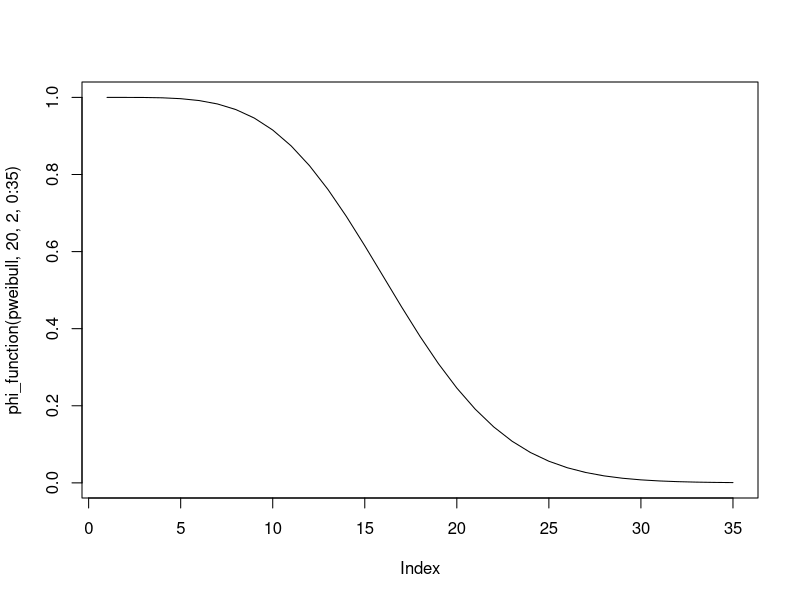
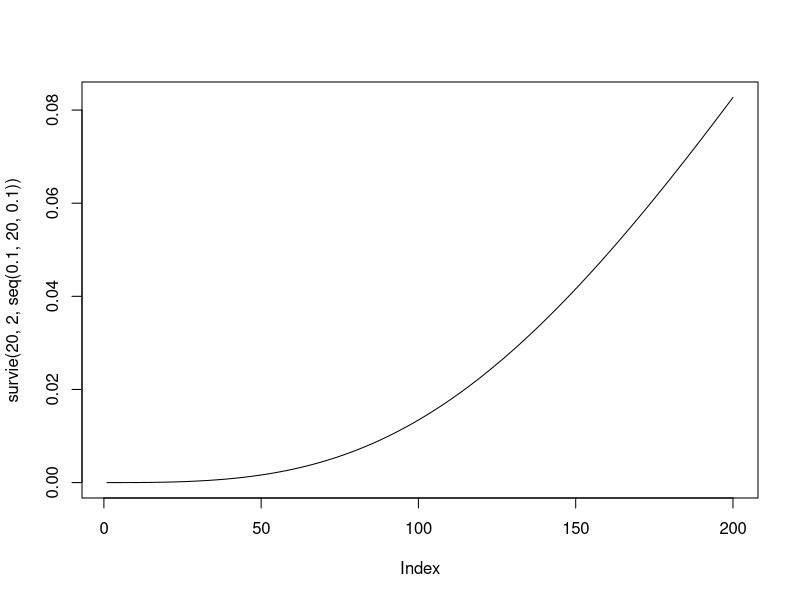
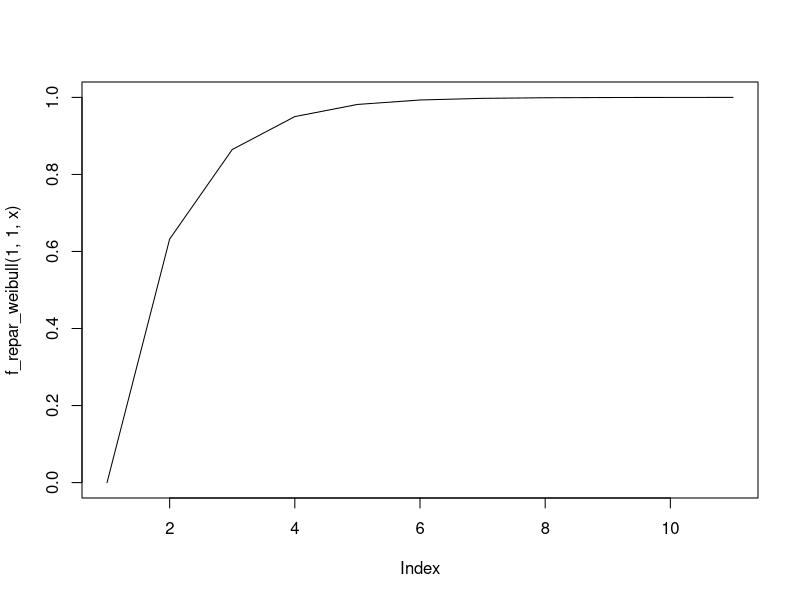
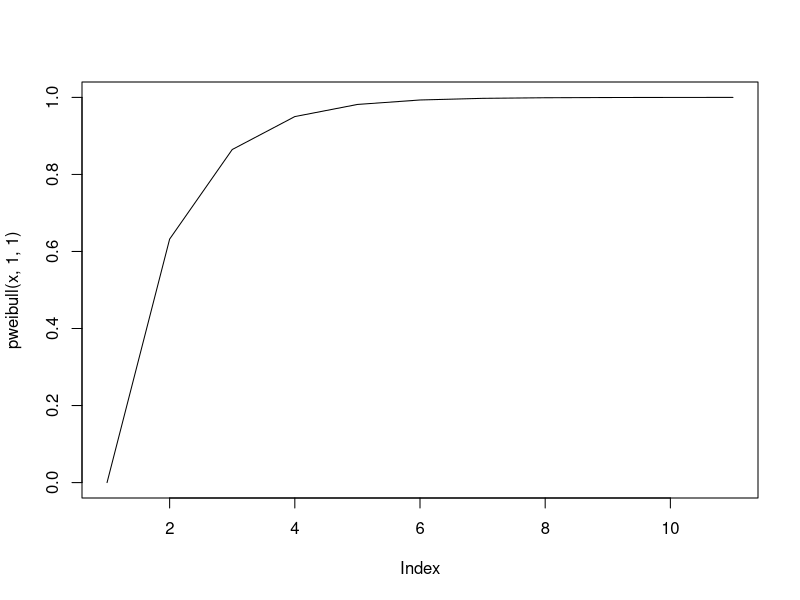

R code for these plots, in order:
# TP 1 

## Question 1

phi <- function(x){
  rep <- ((x[3]*(1-(1-x[1])*(1-x[2]))*(1-(1-x[4])*(1-x[5])))+(1-x[3])*(1-(1-x[1]*x[4])*(1-x[2]*x[5])))*(1-(1-x[6]*x[7])*(1-x[8])*(1-x[9]))
  return(rep)
}

# question 2

phi_function <- function(loi, lambda, beta, t){
  R1 <- 1-loi(t, shape = beta, scale = lambda)
  R2 <- 1-loi(t, shape = beta, scale = lambda)
  R3 <- 1-loi(t, shape = beta, scale = lambda)
  R4 <- 1-loi(t, shape = beta, scale = lambda)
  R5 <- 1-loi(t, shape = beta, scale = lambda)
  R6 <- 1-loi(t, shape = beta, scale = lambda)
  R7 <- 1-loi(t, shape = beta, scale = lambda)
  R8 <- 1-loi(t, shape = beta, scale = lambda)
  R9 <- 1-loi(t, shape = beta, scale = lambda)
  rep <- ((R3[t]*(1-(1-R1[t])*(1-R2[t]))*(1-(1-R4[t])*(1-R5[t])))+(1-R3[t])*(1-(1-R1[t]*R4[t])*(1-R2[t]*R5[t])))*(1-(1-R6[t]*R7[t])*(1-R8[t])*(1-R9[t]))
  return(rep)
}




## Question 3

plot(phi_function(pweibull, 20, 2, 0:35), type = 'l')

## Question 4

survie <- function(lambda, beta, t){
  R1 <- 1-pweibull(t, shape = beta, scale = lambda)
  R2 <- 1-pweibull(t, shape = beta, scale = lambda)
  R3 <- 1-pweibull(t, shape = beta, scale = lambda)
  R4 <- 1-pweibull(t, shape = beta, scale = lambda)
  R5 <- 1-pweibull(t, shape = beta, scale = lambda)
  R6 <- 1-pweibull(t, shape = beta, scale = lambda)
  R7 <- 1-pweibull(t, shape = beta, scale = lambda)
  R8 <- 1-pweibull(t, shape = beta, scale = lambda)
  R9 <- 1-pweibull(t, shape = beta, scale = lambda)
  rep <- -log(((R3[t]*(1-(1-R1[t])*(1-R2[t]))*(1-(1-R4[t])*(1-R5[t])))+(1-R3[t])*(1-(1-R1[t]*R4[t])*(1-R2[t]*R5[t])))*(1-(1-R6[t]*R7[t])*(1-R8[t])*(1-R9[t]))/t)
  # rep <- -log(rep)/t
  return(rep)
  # rep <- -log(1 - phi_function(lambda, beta, t))/t
}

survie <- function(lambda, beta, t){
  rep=NULL
  for(i in 1:length(t)){
    R1 <- 1-pweibull(t[i], shape = beta, scale = lambda)
    R2 <- 1-pweibull(t[i], shape = beta, scale = lambda)
    R3 <- 1-pweibull(t[i], shape = beta, scale = lambda)
    R4 <- 1-pweibull(t[i], shape = beta, scale = lambda)
    R5 <- 1-pweibull(t[i], shape = beta, scale = lambda)
    R6 <- 1-pweibull(t[i], shape = beta, scale = lambda)
    R7 <- 1-pweibull(t[i], shape = beta, scale = lambda)
    R8 <- 1-pweibull(t[i], shape = beta, scale = lambda)
    R9 <- 1-pweibull(t[i], shape = beta, scale = lambda)
    rep[i] <- -log(((R3*(1-(1-R1)*(1-R2))*(1-(1-R4)*(1-R5)))+(1-R3)*(1-(1-R1*R4)*(1-R2*R5)))*(1-(1-R6*R7)*(1-R8)*(1-R9)))/t[i]
  }
  return(rep)
}


survie(20, 2, seq(0.1, 20, 0.1))
plot(survie(20, 2, seq(0.1, 20, 0.1)), type = 'l')


# Question 5 
# simulation d'une loi de weibull avec la méthode des quantile. 

f_repar_weibull <- function(lambda, beta, x){
  rep <- 1-exp(-(x/lambda)^beta)
  return(rep)
}

f_repar_weibull(1,1,0:5)

realisation_weibull<- function(lambda,beta,a){
  
  u=runif(1, min=0, max=1)
  g=f_repar_weibull(lambda,beta,a) 
  v=g>u
  
  for(i in 1:length(a)){
    nb=i
    if (v[i]==TRUE) { break }
  }
  
  return(nb)
}

realisation_weibull(1,1,1:10)

n_realisation_weibull<-function(n,lambda,beta,a){
  vect=NULL
  for(i in 1:n){
    vect[i]=realisation_weibull(lambda,beta,a)
  }
  return(vect)
}
n_realisation_weibull(10,1,1,1:5)

rweibull(10,1,1)

x<- 0:10
plot(f_repar_weibull(1,1,x),type = "l")
plot(pweibull(x,1,1),type = "l")
